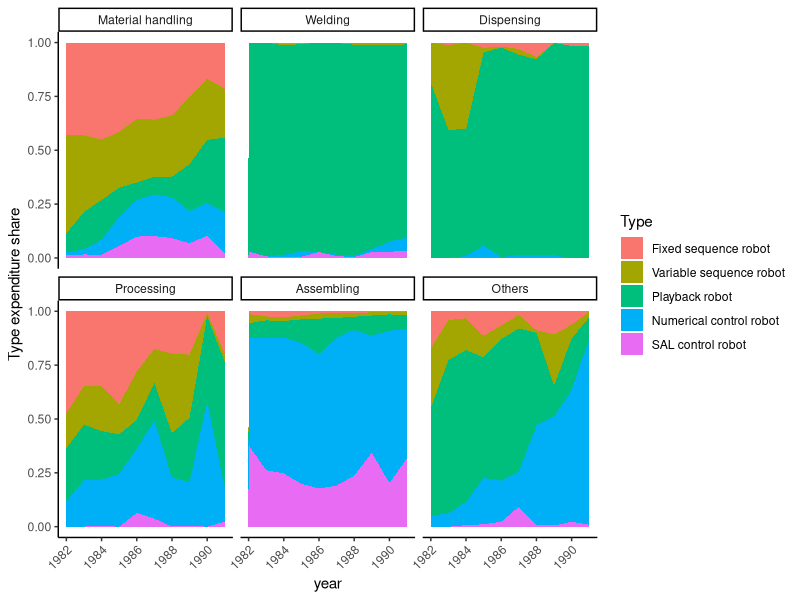

Write the R code that produced this figure. (Note: this script raises an error after producing the figure.)
# this file deals with by-application-by-type table. for data creation, see `analysis_v3/plot_by-application-by-type.R` (from this file, otherwise, this code inherits a lot.)

# housekeeping ------------------------------------------------------------

rm(list = ls())

library(tidyverse)
library(readxl)
library(zoo)


# read --------------------------------------------------------------------


df <- read_csv('data/by-application-by-type_1982-1991_labelled.csv')

# drop manual manipulator since it is not 'automatically controlled' as in the definition of ISO, and the trade value is small.
df %>% filter(code_union_type != "A") -> df

# calculate shares
df <- 
  df %>% 
  ungroup %>% group_by(code_union_app, year) %>% 
  mutate(share_type = sales.m/sum(sales.m))

# factorize and order the types. somehow ungrouping at this timing is important. https://www.r-graph-gallery.com/267-reorder-a-variable-in-ggplot2.html
df %>% mutate(type_name_eng = fct_reorder(type_name_eng, code_union_type)) %>%
  ungroup %>% mutate(name_union_short = fct_reorder(name_union_short, code_union_app)) -> df


# Figure E4 ---------------------------------------------------------------



p <- ggplot(df, aes(x = year, y = share_type, fill = type_name_eng)) +
  geom_area() +
  facet_wrap(~ name_union_short) +
  ylab('Type expenditure share') +
  theme_classic() +
  guides(fill = guide_legend(title = 'Type')) +
  theme(axis.text.x = element_text(angle = 45, hjust = 1)) # add if size <= 3. see https://stackoverflow.com/questions/15838533/rotating-axis-labels-in-date-format
plot(p)
size <- 3
file <- 'output_final/fig_E4.png'
ggsave(file, p, width = 2*size, height = 1.5*size)


# Figure E5 ---------------------------------------------------------------



df %>% ungroup %>% group_by(code_union_type, type_name_eng, year) %>% summarize(quantity = sum(quantity), sales.m = sum(sales.m)) %>% mutate(unitvalue = sales.m/quantity) -> df_agg

# moving average to smooth
#df_agg %>% ungroup %>% group_by(code_union_type) %>% mutate(sales_ma3 = rollapply(sales.m, 3, sum, fill = NA), quantity_ma3 = rollapply(quantity, 3, sum, fill = NA)) %>% mutate(uv_ma3 = sales_ma3/quantity_ma3) -> df_agg


p <- ggplot(df_agg, aes(x = year, y = unitvalue, color = type_name_eng, linetype = type_name_eng)) +
  geom_line() +
  ylab('Unit value (Million JPY)') +
  #scale_y_log10() +
  theme_classic() +
  guides(color = guide_legend(title = 'Type'), linetype = guide_legend(title = 'Type')) 
#plot(p)
size <- 3
file <- 'output_final/fig_E5.png'
ggsave(file, p, width = 2*size, height = 1.5*size)
